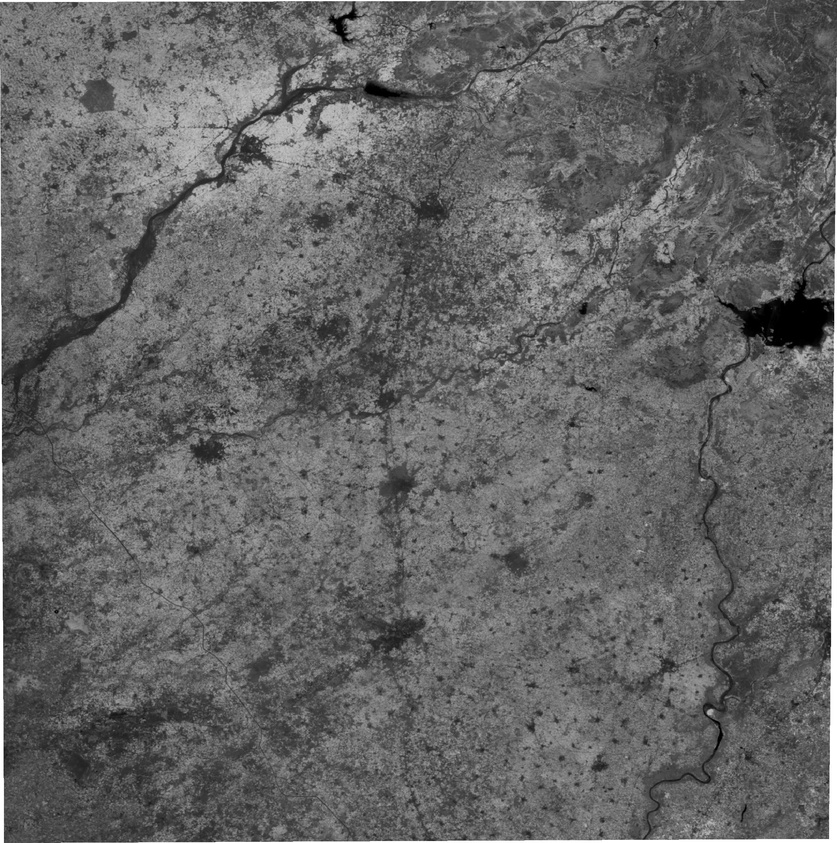
#> input picture Newfolder2/awifs_ndvi_201701_15_1_clipped.jpg, 837 x 843 px, shrunk from 2118 x 2135 before the run; its folder holds only this picture in this run
$ jupyter execute graph.ipynb
#> lines starting #> are read from the running program, lines starting #| are printed output that depends on the picture
[cell 1]
import matplotlib.pyplot as plt
import cv2
import numpy as np
import glob

[cell 2]
filenames1 = [img for img in glob.glob("C:\\Users\\naray\\Downloads\\Newfolder2\\*.jpg")]

images = []
for img in filenames1:
    n= cv2.imread(img)
#> n is the input picture: shape (843, 837, 3); min 0, max 255, mean 100.4
    images.append(n)

filenames2 = [img for img in glob.glob("C:\\Users\\naray\\Downloads\\Newfolder\\*.jpg")]

images2 = []
for img in filenames2:
    n= cv2.imread(img)
    images2.append(n)

images3 = []

[cell 3]
arr=[]
arr2=[]
for image in images:
    arr+=[np.average(np.asarray(image))]
#> this loop made 1 pass
#> arr on pass 1: [100.4]


for image in images2:
    arr2+=[np.average(np.asarray(image))]
#> after the loop, arr2 = []

arr3=(np.asarray(arr) - np.asarray(arr2))/(np.asarray(arr)+np.asarray(arr2))
#> arr3 = empty array

[cell 4]
plt.plot(arr)
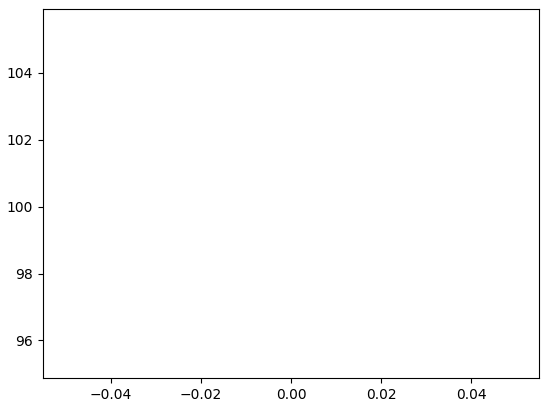
#> figure drawn by matplotlib, 1 panel

[cell 5]
plt.plot(arr2)
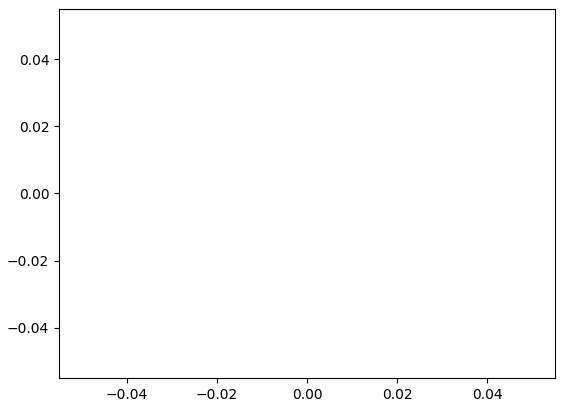
#> figure drawn by matplotlib, 1 panel

$ run again, on Newfolder2/awifs_ndvi_201705_15_1_clipped.jpg
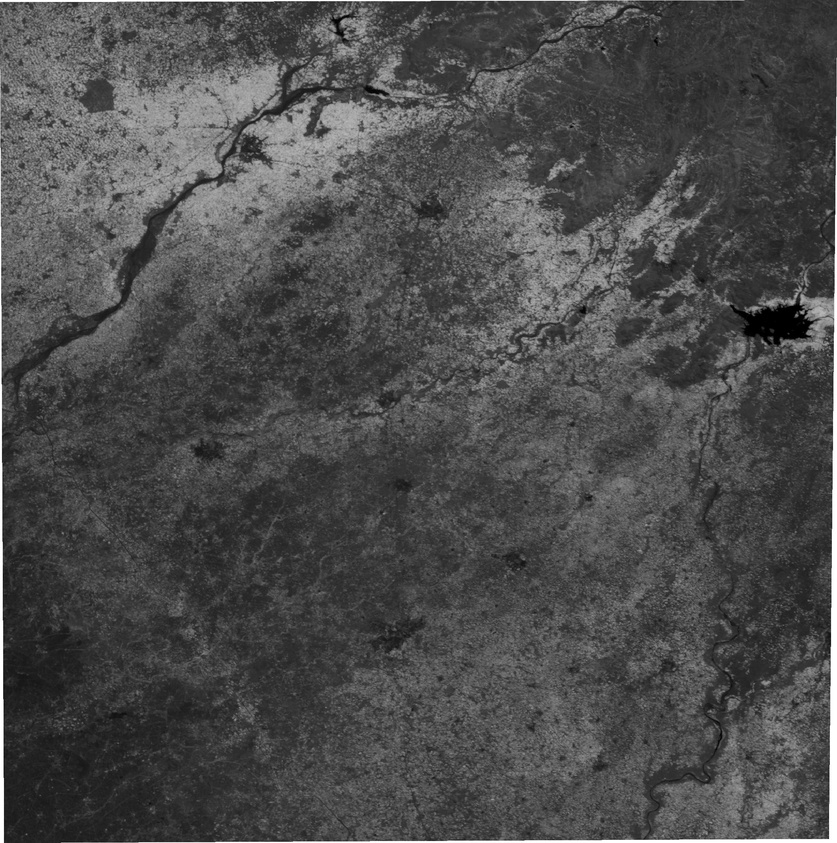
#> input picture Newfolder2/awifs_ndvi_201705_15_1_clipped.jpg, 837 x 843 px, shrunk from 2118 x 2135 before the run
#> n is the input picture: shape (843, 837, 3); min 0, max 255, mean 76.2
#> the loop `for image in images:` made 1 pass
#> arr on pass 1: [76.16]
#> after the loop `for image in images2:`: arr2 = []
#> arr3 = empty array
#> `[cell 4] plt.plot(arr)`:
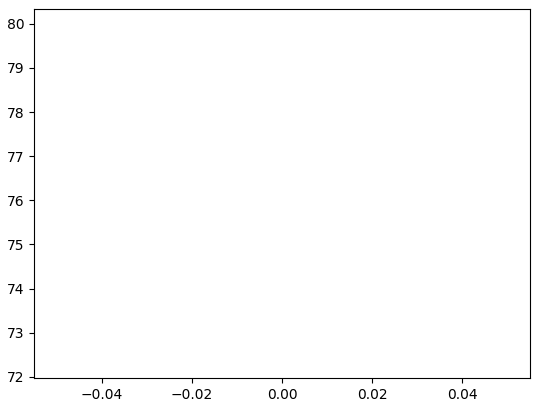
#> figure drawn by matplotlib, 1 panel

$ run again, on Newfolder2/awifs_ndvi_201706_15_1_clipped.jpg
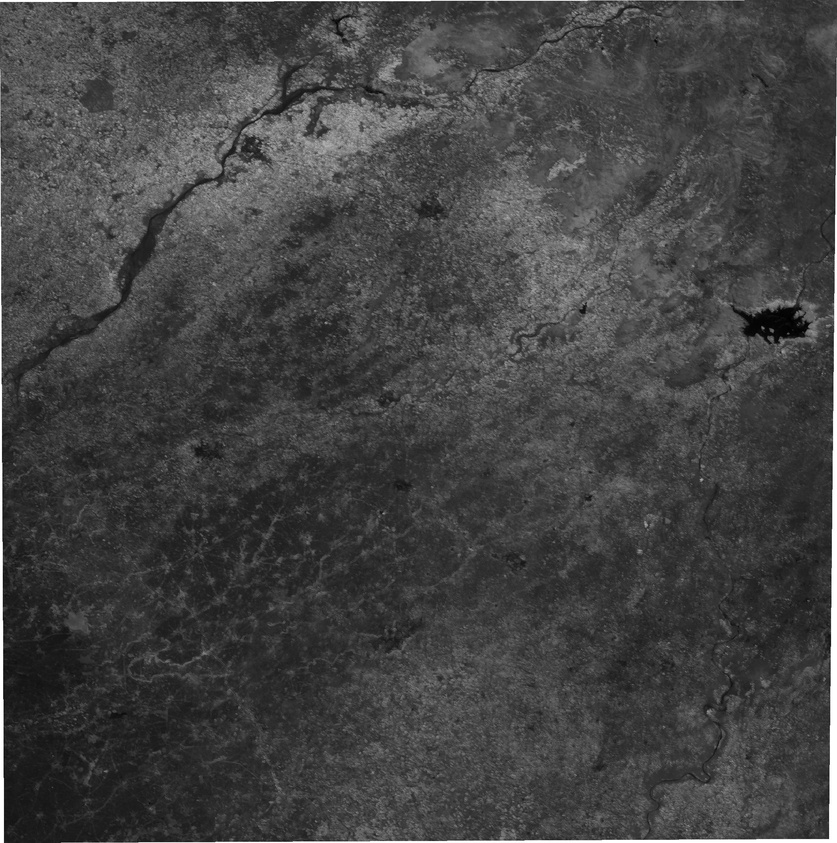
#> input picture Newfolder2/awifs_ndvi_201706_15_1_clipped.jpg, 837 x 843 px, shrunk from 2118 x 2135 before the run
#> n is the input picture: shape (843, 837, 3); min 0, max 255, mean 67.1
#> the loop `for image in images:` made 1 pass
#> arr on pass 1: [67.05]
#> after the loop `for image in images2:`: arr2 = []
#> arr3 = empty array
#> `[cell 4] plt.plot(arr)`:
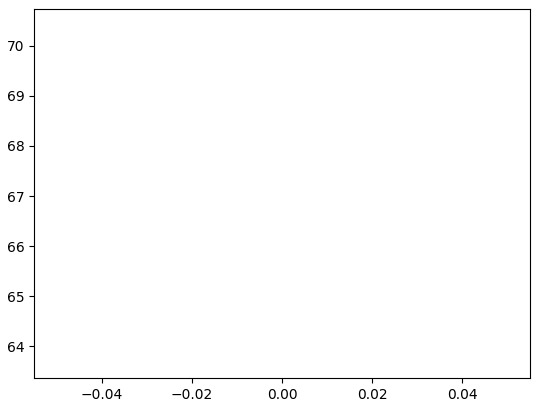
#> figure drawn by matplotlib, 1 panel

$ run again, on Newfolder2/awifs_ndvi_201707_15_1_clipped.jpg
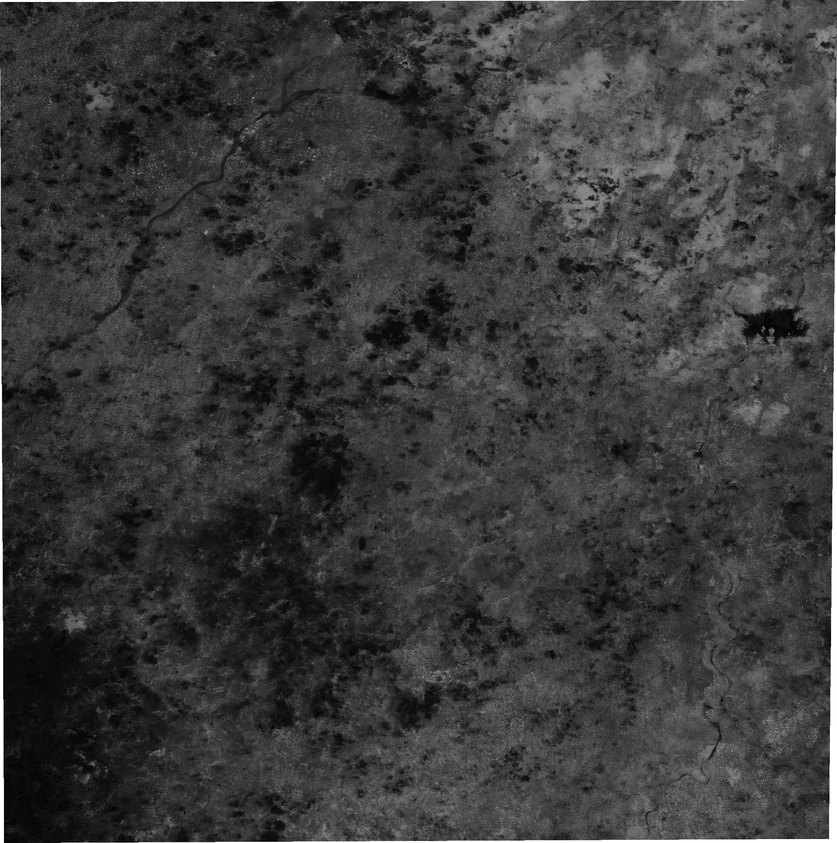
#> input picture Newfolder2/awifs_ndvi_201707_15_1_clipped.jpg, 837 x 843 px, shrunk from 2118 x 2135 before the run
#> n is the input picture: shape (843, 837, 3); min 0, max 255, mean 58.1
#> the loop `for image in images:` made 1 pass
#> arr on pass 1: [58.14]
#> after the loop `for image in images2:`: arr2 = []
#> arr3 = empty array
#> `[cell 4] plt.plot(arr)`:
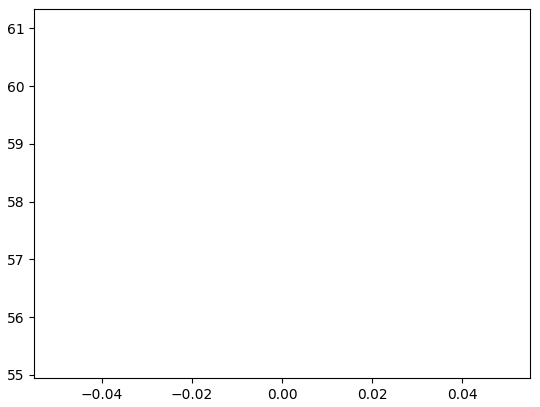
#> figure drawn by matplotlib, 1 panel

$ run again, on Newfolder2/awifs_ndvi_201702_15_1_clipped.jpg
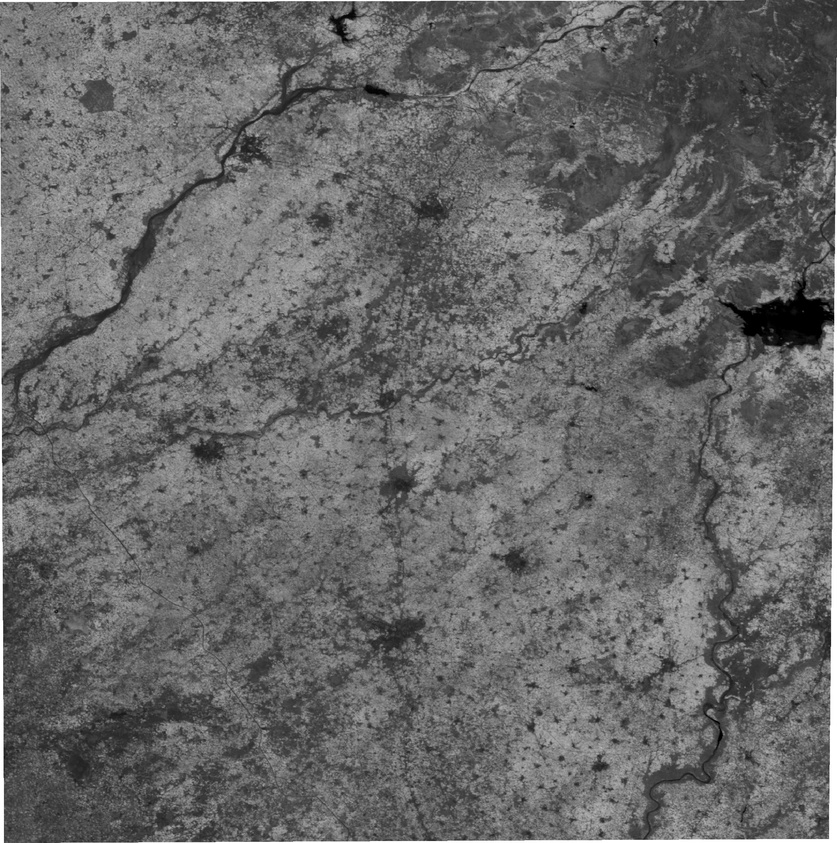
#> input picture Newfolder2/awifs_ndvi_201702_15_1_clipped.jpg, 837 x 843 px, shrunk from 2118 x 2135 before the run
#> n is the input picture: shape (843, 837, 3); min 0, max 255, mean 103.7
#> the loop `for image in images:` made 1 pass
#> arr on pass 1: [103.7]
#> after the loop `for image in images2:`: arr2 = []
#> arr3 = empty array
#> `[cell 4] plt.plot(arr)`:
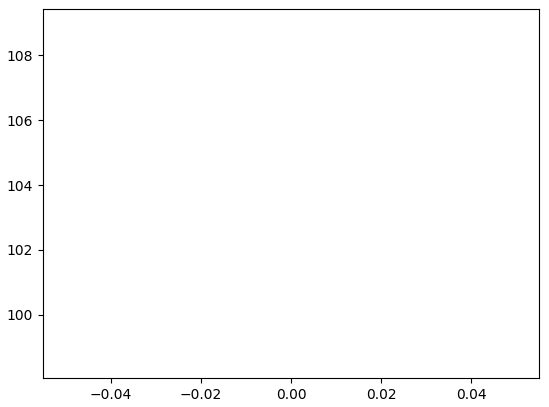
#> figure drawn by matplotlib, 1 panel
